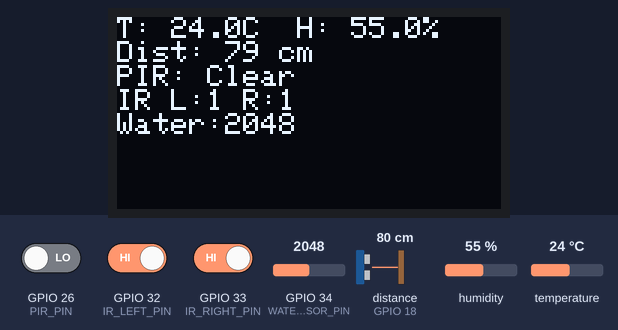
Bench run of a sketch on a simulated ESP32. Shown: 128×64 one-colour display. Wiring (inferred from the names in the program): ultrasonic range finder: trigger GPIO 5; echo GPIO 18. Inputs (shaded band) come from the test bench; at power-on: GPIO 26 (PIR_PIN) LOW, distance to the obstacle (sensor on GPIO 18) 80 cm, humidity 55 %, GPIO 34 (WATER_SENSOR_PIN) = 2048, GPIO 32 (IR_LEFT_PIN) HIGH, GPIO 33 (IR_RIGHT_PIN) HIGH, temperature 24 °C. The echo pulse lasts 58.3 µs per cm; what the sketch prints to the serial monitor is not drawn.

Above: at 3.2 s.
3.3 s: GPIO 26 (PIR_PIN) driven HIGH
At 5.5 s:
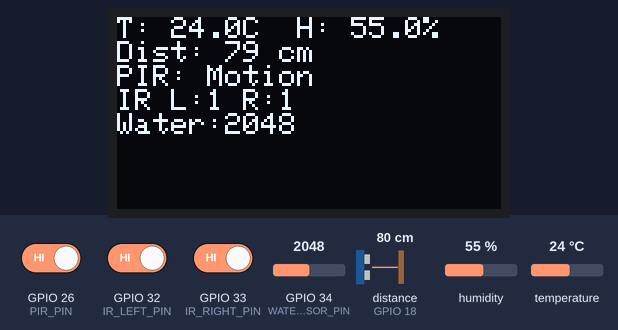
6.0 s: distance to the obstacle (sensor on GPIO 18) set to 2 cm
At 6.6 s:
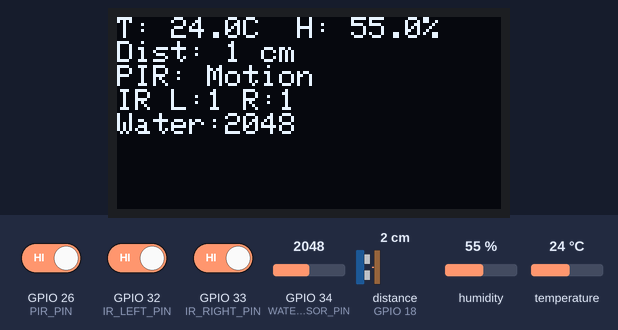
8.7 s: humidity set to 22 %
At 11.1 s:
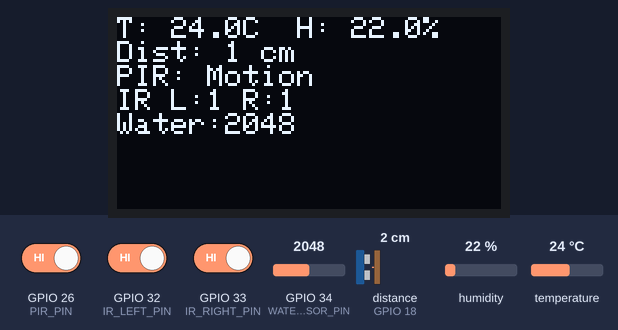
11.8 s: GPIO 34 (WATER_SENSOR_PIN) set to 2866
At 13.3 s:
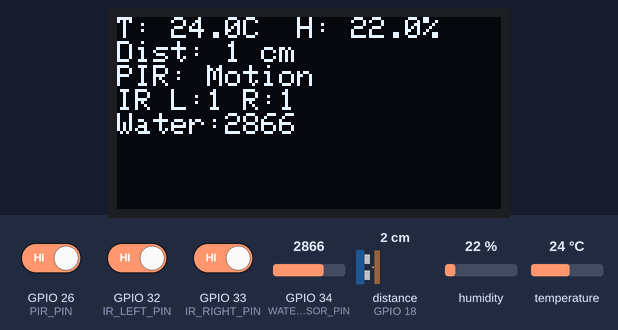
14.5 s: GPIO 32 (IR_LEFT_PIN) driven LOW
At 17.6 s:
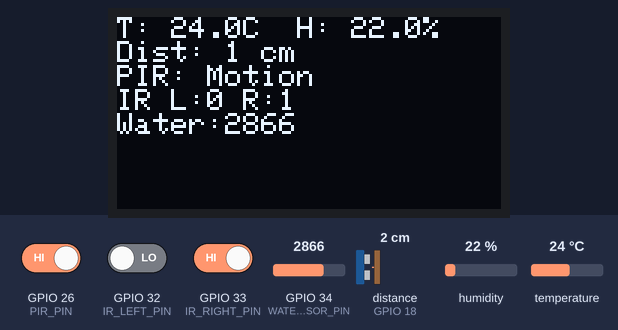
17.9 s: GPIO 33 (IR_RIGHT_PIN) driven LOW
At 18.9 s:
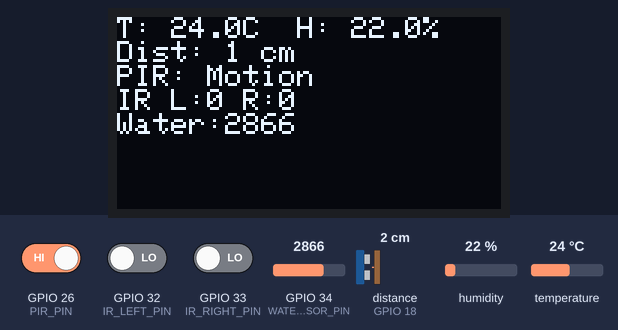
Timing chart, 0 to 20.9 s (numbered marks = the images above; inputs shaded):
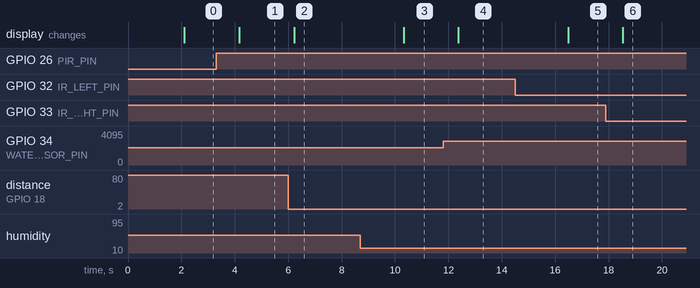

Measured:
- after the input at 3.3 s, the display: changes after 0.87 s (image 1)
- after the input at 6.0 s, the display: changes after 0.22 s (image 2)
- after the input at 8.7 s, the display: changes after 1.6 s (image 3)
- after the input at 11.8 s, the display: changes after 0.58 s (image 4)
- after the input at 14.5 s, the display: changes after 2.0 s (image 5)
- after the input at 17.9 s, the display: changes after 0.63 s (image 6)

The sketch:

allsensors.ino
```cpp
#include <Wire.h>
#include <Adafruit_GFX.h>
#include <Adafruit_SSD1306.h>
#include "DHT.h"

// ----------------- Pin Definitions -----------------
#define DHTPIN 13
#define TRIG_PIN 5
#define ECHO_PIN 18
#define PIR_PIN 26
#define IR_LEFT_PIN 32
#define IR_RIGHT_PIN 33
#define WATER_SENSOR_PIN 34

// OLED I2C pins
#define SCREEN_WIDTH 128
#define SCREEN_HEIGHT 64

// ----------------- Sensor Setup -----------------
DHT dht(DHTPIN, DHT11);
Adafruit_SSD1306 display(SCREEN_WIDTH, SCREEN_HEIGHT, &Wire, -1);

// ----------------- Setup -----------------
void setup() {
  Serial.begin(115200);

  // Initialize sensors
  dht.begin();
  pinMode(TRIG_PIN, OUTPUT);
  pinMode(ECHO_PIN, INPUT);
  pinMode(PIR_PIN, INPUT);
  pinMode(IR_LEFT_PIN, INPUT);
  pinMode(IR_RIGHT_PIN, INPUT);

  // Initialize OLED
  if (!display.begin(SSD1306_SWITCHCAPVCC, 0x3C)) {
    Serial.println(F("SSD1306 allocation failed"));
    for (;;);
  }

  display.clearDisplay();
  display.setTextSize(1);
  display.setTextColor(SSD1306_WHITE);
  display.setCursor(0, 0);
  display.println("Sanitization Bot Init");
  display.display();
  delay(2000);
}

// ----------------- Ultrasonic Function -----------------
long readDistanceCM() {
  digitalWrite(TRIG_PIN, LOW);
  delayMicroseconds(2);
  digitalWrite(TRIG_PIN, HIGH);
  delayMicroseconds(10);
  digitalWrite(TRIG_PIN, LOW);
  long duration = pulseIn(ECHO_PIN, HIGH, 30000);
  if (duration == 0) return -1; // timeout
  return duration * 0.034 / 2;
}

// ----------------- Loop -----------------
void loop() {
  display.clearDisplay();
  display.setTextSize(1);
  display.setCursor(0, 0);

  // --- DHT11 (Temp & Humidity) ---
  float h = dht.readHumidity();
  float t = dht.readTemperature();
  if (!isnan(h) && !isnan(t)) {
    Serial.printf("Temp: %.2f C | Humidity: %.2f %%\n", t, h);
    display.printf("T: %.1fC  H: %.1f%%\n", t, h);
  } else {
    Serial.println("DHT11 Error");
    display.println("DHT11 Error");
  }

  // --- Ultrasonic Distance ---
  long distance = readDistanceCM();
  if (distance > 0) {
    Serial.printf("Distance: %ld cm\n", distance);
    display.printf("Dist: %ld cm\n", distance);
  } else {
    Serial.println("Ultrasonic Timeout");
    display.println("Dist: Error");
  }

  // --- PIR Motion ---
  int pirVal = digitalRead(PIR_PIN);
  if (pirVal == HIGH) {
    Serial.println("Motion Detected!");
    display.println("PIR: Motion");
  } else {
    Serial.println("No Motion");
    display.println("PIR: Clear");
  }

  // --- IR Sensors ---
  int irLeft = digitalRead(IR_LEFT_PIN);
  int irRight = digitalRead(IR_RIGHT_PIN);
  Serial.printf("IR Left: %d | IR Right: %d\n", irLeft, irRight);
  display.printf("IR L:%d R:%d\n", irLeft, irRight);

  // --- Water Level (Analog) ---
  int waterLevel = analogRead(WATER_SENSOR_PIN);
  Serial.printf("Water ADC: %d\n", waterLevel);
  display.printf("Water:%d\n", waterLevel);

  display.display();
  Serial.println("-------------------");
  delay(2000);
}
```
